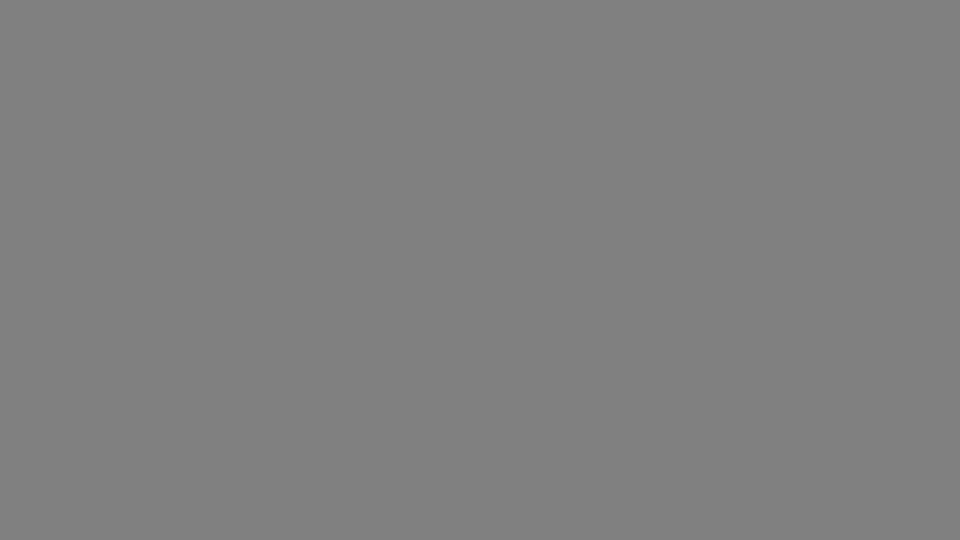
#> input picture pi/black_white-lines/lines_1.jpg, 1920 x 1080 px, given in place of frame00500.png, which was not available (shown at 1/2 size)
$ python imshow_plot.py
#> lines starting #> are read from the running program, lines starting #| are printed output that depends on the picture; pictures that were not available may be replaced by others from this repository, and a replacement may not be noted
### labtools/schlieren.py
"""
test program for implementing line based synthetic schlieren
using matrx based operations
"""
import spectrum_test
import matplotlib
#matplotlib.use('module://mplh5canvas.backend_h5canvas')
import argparse
from PIL import Image
import pylab
import numpy
import time
import os
import labdb

# [61 lines left out: functions getTol, compute_dz_image, not called in this run]

"""old code  ...  if j == 0:  # linear interpolation at bottom boundary
    deltaZ = (zp-z0)*(img[i,0]-img0[i0,0])/(img0[i0,1]-img0[i0,0])
    elif j == img0.nz-1: # linear interpolation at top boundary
        deltaZ = (zm-z0)*(img[i,-1]-img0[i0,-1])/(img[i0,-2]-img[i0,-1])
    else: # quadratic interpolation
        deltaZ = (zm-z0)*(img[i,j]-img0[i0, j])*(img[i, j]-img0[i0, j+1]) \
            /((img0[i0, j-1]-img0[i0, j])*(img0[i0, j-1]-img0[i0, j+1])) \
            + (zp-z0)*(img[i,j]-img0[i0, j])*(img[i ,j]-img0[i0, j-1]) \
            /((img0[i0, j+1]-img0[i0, j])*(img0[i0, j+1]-img0[i0, j-1]))
   print i, j, zm - z0, zp - z0, deltaZ
    return deltaZ"""


# [8 lines left out: function generate_dz_array, not called in this run]


from scipy import ndimage

# [209 lines left out: functions compute_dz, test, UI, fft_test_code, not called in this run]

# [2 lines that do not run on import are left out]

### labtools/imshow_plot.py
#!/usr/bin/python
"""Used for testing image show."""

import matplotlib
matplotlib.use('module://mplh5canvas.backend_h5canvas')
import pylab

from .schlieren import test

test()
#> in test, image1 is the input picture: shape (1080, 1920); 50% white in thin lines or dots
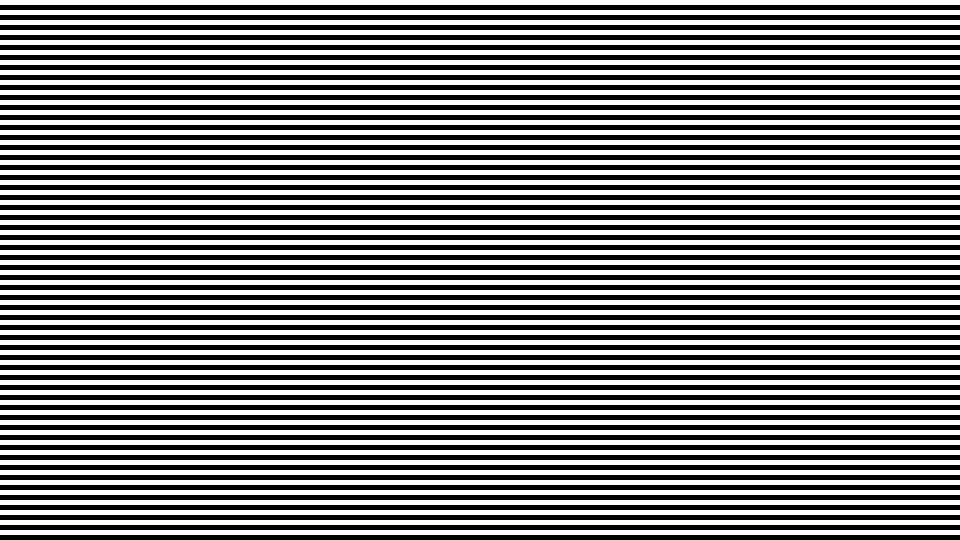
#> input picture pi/black_white-lines/lines_10.jpg, 1920 x 1080 px, given in place of frame00510.png, which was not available (shown at 1/2 size)
#> in test, image2 is the input picture: shape (1080, 1920); min 0, max 255, mean 127.5
#> in getTol, `d = image[:-1,:] - image[1:,:]`:
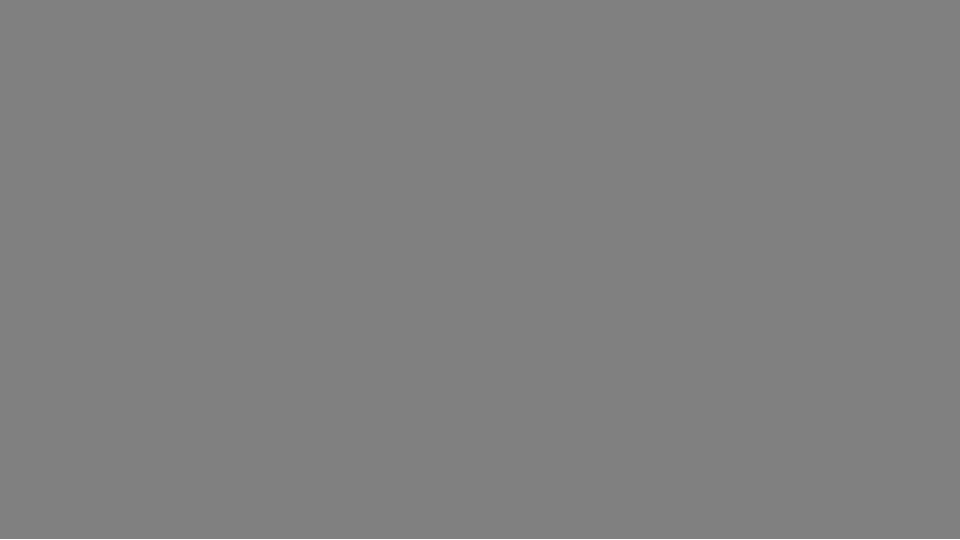
#> d: shape (1079, 1920) (shown at 1/2 size); values 1 (black) and 255 (white), 50% white; black in thin lines or dots
#> in getTol, `C = (abs(A) >= mintol) & (abs(B) >= mintol) & (A*B>0)`:
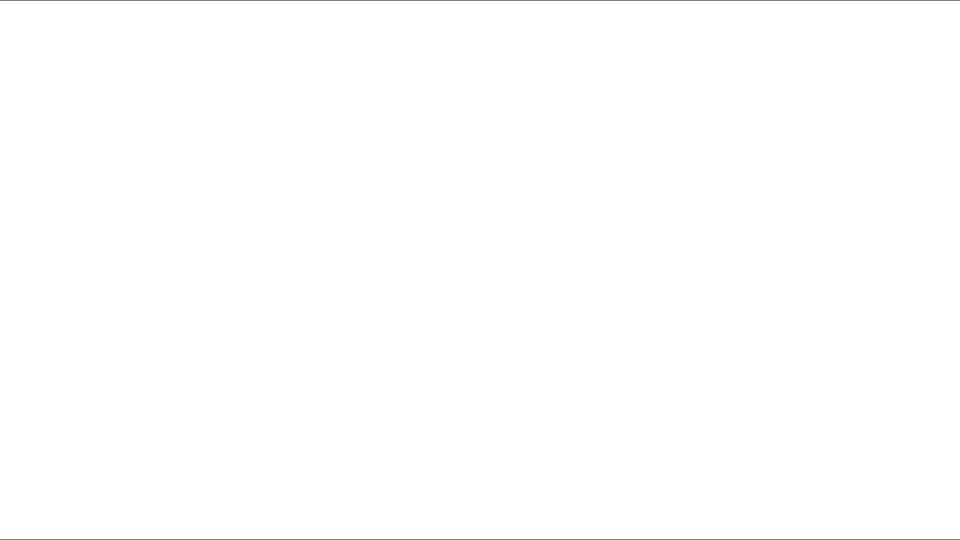
#> C: shape (1080, 1920) bool (shown at 1/2 size); 99.8% white; black in thin lines or dots
#> in compute_dz_image, `im1 = im1 * 1.0`: im1: shape (1080, 1920) float64; 50% white in thin lines or dots
#> in compute_dz_image, `A = im2[:,:] - im1[:,:]`:
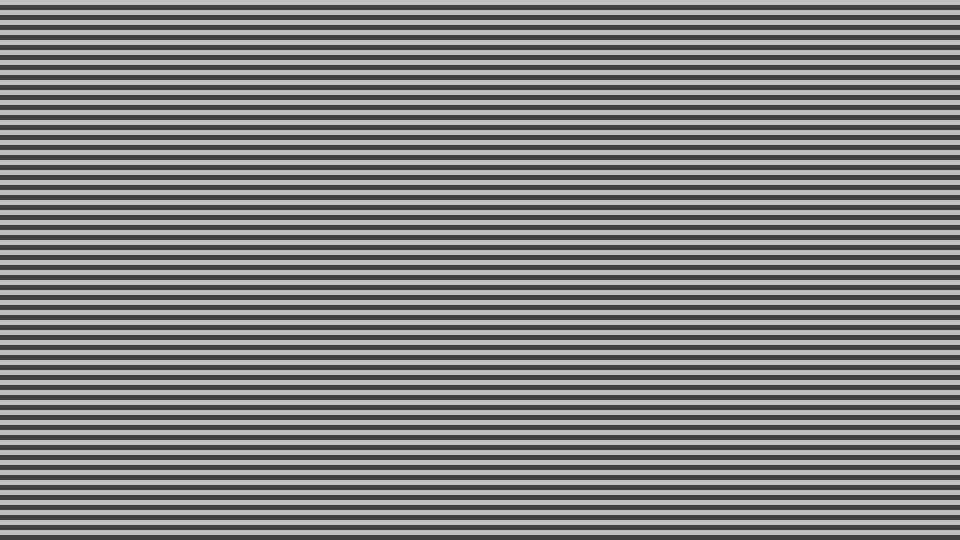
#> A: shape (1080, 1920) float64 (shown at 1/2 size); min -255, max 255, mean -0.1; drawn with min black and max white
#> in compute_dz_image, `C = im2[1:,:] - im1[:-1,:]`:
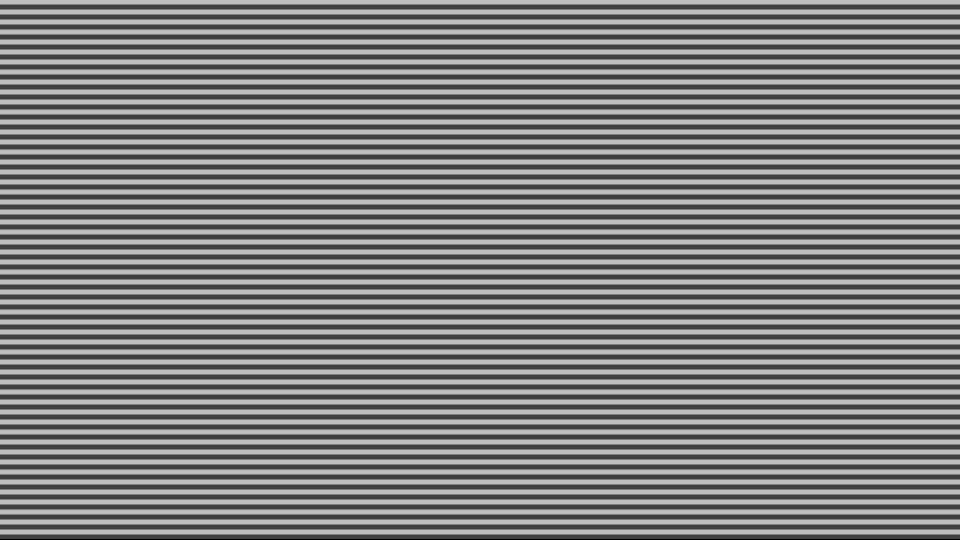
#> C: shape (1079, 1920) float64 (shown at 1/2 size); min -255, max 255, mean -0.3; drawn with min black and max white
#> in compute_dz_image, `E = im1[:-2,:] - im1[2:,:]`: E: shape (1078, 1920) float64; every value is 0
#> in compute_dz_image, `E = numpy.vstack((zerorow, E, zerorow))`: E: shape (1080, 1920) float64; every value is 0
#> in compute_dz_image, `F = im1[1:,:] - im1[:-1,:]`: F: shape (1079, 1920) float64; values -255 (black) and 255 (white), 50% white in thin lines or dots
#> in compute_dz_image, `ans = -dz * A/E * (B/D + C/F)`: ans: shape (1080, 1920) float64; every value is NaN or infinite
#> in test, `pylab.show()`:
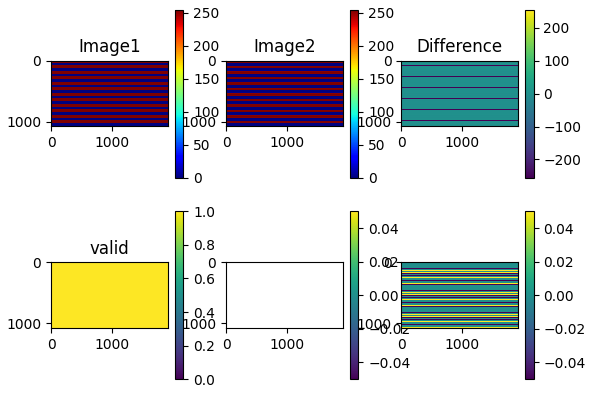
#> figure drawn by matplotlib, 12 panels
pylab.show()


from pylab import *
import time

fig = figure()
ax = fig.add_subplot(111)
img = standard_normal((50,100))
image = ax.imshow(img,interpolation='nearest',animated=False,label="blah")
xlabel('time (s)')
ylabel('voltage (mV)')
title('Another test')
show(block=False)
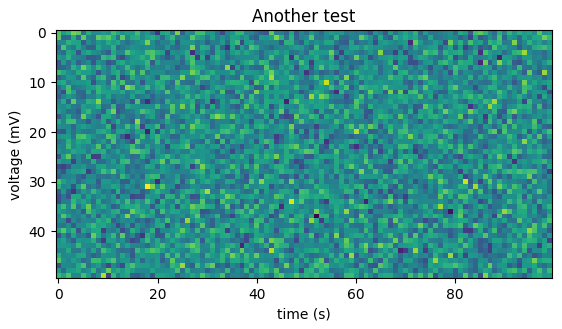
#> figure drawn by matplotlib, 1 panel
 # show the figure manager but don't block script execution so animation works..
print("Animating... Ctrl-C to stop")
while True:
    img = standard_normal((50,100))
    image.set_data(img)
#> (the run stopped early here; a loop or call above may not have finished)
